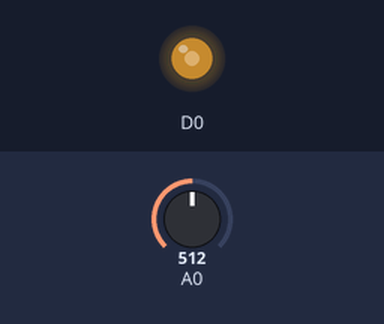
Simulated run of this sketch. Board: ESP8266 (NodeMCU). Shown: output pins drawn as LEDs (lit = HIGH). The test bench sets the inputs (shaded band); at power-on: A0 = 512.

Above: at 1.2 s.
1.3 s: A0 set to 716
At 1.8 s:
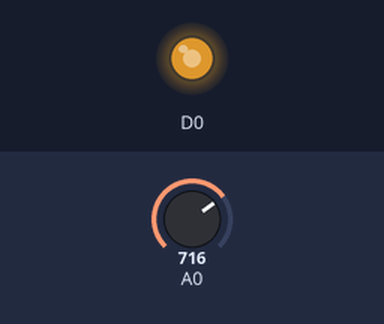
2.8 s: A0 set to 900
At 4.0 s:
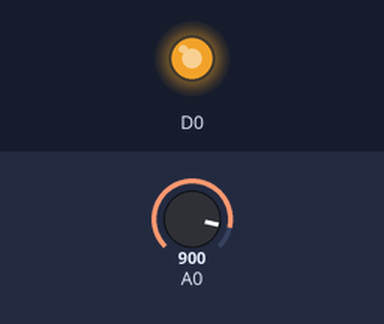
4.3 s: A0 set to 122
At 5.3 s:
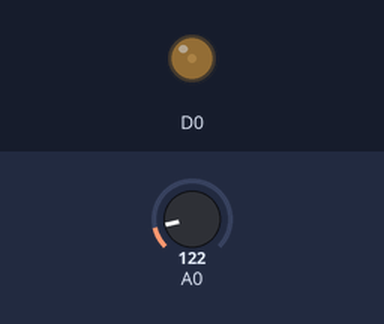
5.8 s: A0 set to 0
At 6.4 s:
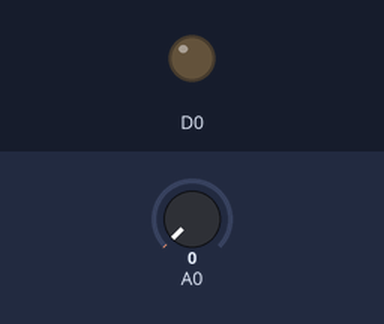
Timing chart, 0 to 8.3 s (numbered marks = the images above; inputs shaded):
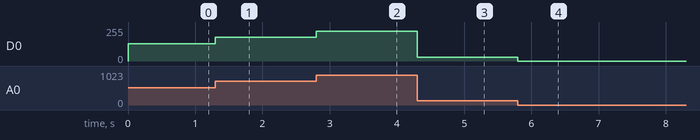

Measured:
- after the input at 1.3 s, D0: 128/255 → 179/255 at once
- after the input at 2.8 s, D0: 179/255 → 225/255 at once
- after the input at 4.3 s, D0: 225/255 → 30/255 at once
- after the input at 5.8 s, D0: 30/255 → 0/255 at once

The sketch:

prak1_6.ino
```cpp
void setup(){
  pinMode(D0, OUTPUT);
  pinMode(A0, INPUT);
}

void loop(){
  int rotat, brightn;

  rotat = analogRead(A0);

  brightn = rotat / 4;

  analogWrite(D0, brightn);
}
```
